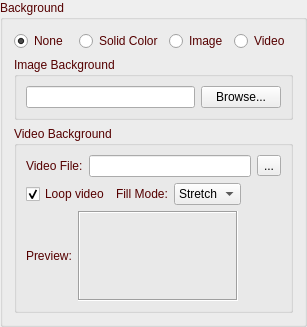
        <widget class="QGroupBox" name="groupBoxBackground2">
         <property name="palette">
          <palette>
           <active>
            <colorrole role="WindowText">
             <brush brushstyle="SolidPattern">
              <color alpha="255">
               <red>85</red>
               <green>0</green>
               <blue>0</blue>
              </color>
             </brush>
            </colorrole>
           </active>
           <inactive>
            <colorrole role="WindowText">
             <brush brushstyle="SolidPattern">
              <color alpha="255">
               <red>85</red>
               <green>0</green>
               <blue>0</blue>
              </color>
             </brush>
            </colorrole>
           </inactive>
           <disabled>
            <colorrole role="WindowText">
             <brush brushstyle="SolidPattern">
              <color alpha="255">
               <red>120</red>
               <green>120</green>
               <blue>120</blue>
              </color>
             </brush>
            </colorrole>
           </disabled>
          </palette>
         </property>
         <property name="title">
          <string>Background</string>
         </property>
         <layout class="QVBoxLayout" name="verticalLayoutBackground2">
          <item>
           <layout class="QHBoxLayout" name="horizontalLayoutBackgroundType2">
            <item>
             <widget class="QRadioButton" name="radioButtonBgNone2">
              <property name="text">
               <string>None</string>
              </property>
              <property name="checked">
               <bool>true</bool>
              </property>
             </widget>
            </item>
            <item>
             <widget class="QRadioButton" name="radioButtonBgSolid2">
              <property name="text">
               <string>Solid Color</string>
              </property>
             </widget>
            </item>
            <item>
             <widget class="QRadioButton" name="radioButtonBgImage2">
              <property name="text">
               <string>Image</string>
              </property>
             </widget>
            </item>
            <item>
             <widget class="QRadioButton" name="radioButtonBgVideo2">
              <property name="text">
               <string>Video</string>
              </property>
             </widget>
            </item>
           </layout>
          </item>
          <item>
           <widget class="QGroupBox" name="groupBoxImageBackground2">
            <property name="title">
             <string>Image Background</string>
            </property>
            <layout class="QHBoxLayout" name="horizontalLayout_13">
             <item>
              <widget class="QLineEdit" name="lineEditBackPath2">
               <property name="readOnly">
                <bool>true</bool>
               </property>
              </widget>
             </item>
             <item>
              <widget class="QPushButton" name="buttonBrowseBackground2">
               <property name="text">
                <string>Browse...</string>
               </property>
              </widget>
             </item>
            </layout>
           </widget>
          </item>
          <item>
           <widget class="QGroupBox" name="groupBoxVideoBackground2">
            <property name="title">
             <string>Video Background</string>
            </property>
            <layout class="QVBoxLayout" name="verticalLayoutVideoBackground2">
             <item>
              <layout class="QHBoxLayout" name="horizontalLayoutVideoPath2">
               <item>
                <widget class="QLabel" name="labelVideoPath2">
                 <property name="text">
                  <string>Video File:</string>
                 </property>
                </widget>
               </item>
               <item>
                <widget class="QLineEdit" name="lineEditVideoPath2">
                 <property name="readOnly">
                  <bool>true</bool>
                 </property>
                </widget>
               </item>
               <item>
                <widget class="QToolButton" name="toolButtonBrowseVideo2">
                 <property name="text">
                  <string>...</string>
                 </property>
                </widget>
               </item>
              </layout>
             </item>
             <item>
              <layout class="QHBoxLayout" name="horizontalLayoutVideoOptions2">
               <item>
                <widget class="QCheckBox" name="checkBoxVideoLoop2">
                 <property name="text">
                  <string>Loop video</string>
                 </property>
                 <property name="checked">
                  <bool>true</bool>
                 </property>
                </widget>
               </item>
               <item>
                <widget class="QLabel" name="labelVideoFillMode2">
                 <property name="text">
                  <string>Fill Mode:</string>
                 </property>
                </widget>
               </item>
               <item>
                <widget class="QComboBox" name="comboBoxVideoFillMode2">
                 <item>
                  <property name="text">
                   <string>Stretch</string>
                  </property>
                 </item>
                 <item>
                  <property name="text">
                   <string>Fit</string>
                  </property>
                 </item>
                 <item>
                  <property name="text">
                   <string>Fill</string>
                  </property>
                 </item>
                </widget>
               </item>
               <item>
                <spacer name="horizontalSpacerVideo2">
                 <property name="orientation">
                  <enum>Qt::Horizontal</enum>
                 </property>
                 <property name="sizeHint" stdset="0">
                  <size>
                   <width>40</width>
                   <height>20</height>
                  </size>
                 </property>
                </spacer>
               </item>
              </layout>
             </item>
             <item>
              <layout class="QHBoxLayout" name="horizontalLayoutVideoPreview2">
               <item>
                <widget class="QLabel" name="labelVideoPreview2">
                 <property name="text">
                  <string>Preview:</string>
                 </property>
                </widget>
               </item>
               <item>
                <widget class="QLabel" name="labelVideoThumbnail2">
                 <property name="minimumSize">
                  <size>
                   <width>160</width>
                   <height>90</height>
                  </size>
                 </property>
                 <property name="maximumSize">
                  <size>
                   <width>160</width>
                   <height>90</height>
                  </size>
                 </property>
                 <property name="frameShape">
                  <enum>QFrame::Box</enum>
                 </property>
                 <property name="frameShadow">
                  <enum>QFrame::Sunken</enum>
                 </property>
                 <property name="scaledContents">
                  <bool>true</bool>
                 </property>
                </widget>
               </item>
               <item>
                <spacer name="horizontalSpacerVideoPreview2">
                 <property name="orientation">
                  <enum>Qt::Horizontal</enum>
                 </property>
                 <property name="sizeHint" stdset="0">
                  <size>
                   <width>40</width>
                   <height>20</height>
                  </size>
                 </property>
                </spacer>
               </item>
              </layout>
             </item>
            </layout>
           </widget>
          </item>
         </layout>
        </widget>
